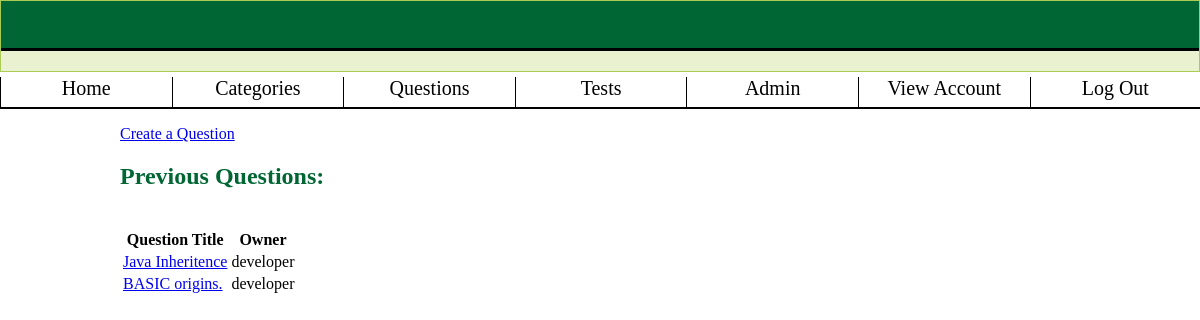
Screenshot of /?controller=questions (signed in) with the database file from the repository.
### tables this page shows
CREATE TABLE `questions` (
  `q_id` int(11) unsigned NOT NULL AUTO_INCREMENT,
  `type` int(3) unsigned NOT NULL,
  `title` varchar(60) NOT NULL,
  `question` text,
  `answer` text,
  `choice_1` varchar(60) DEFAULT NULL,
  `choice_2` varchar(60) DEFAULT NULL,
  `choice_3` varchar(60) DEFAULT NULL,
  `owner` varchar(30) NOT NULL,
  `cat_id` int(11) unsigned NOT NULL,
  `visible` int(2) NOT NULL,
  `permitted` text,
  PRIMARY KEY (`q_id`)
);

### controllers/questions_controller.php (called while the page is built, shortened)
<?php
class QuestionsController {
    public function index() {
        require_once('models/view_questions_db_communicator.php');
		$questions = ViewQuestionsDbCommunicator::getAllQuestions();
        require_once('views/questions/index.php');
    }
}
?>

### index.php (called while the page is built, shortened)
<?php
require_once('views/layout.php');
?>

### models/view_questions_db_communicator.php (called while the page is built, shortened)
<?php
class ViewQuestionsDbCommunicator {
    public static function getAllQuestions() {
		$db = Db::getInstance();
		$userQuery = $db->prepare('SELECT q_id, title, owner FROM questions');
        $userQuery->execute();
        $questions = $userQuery->fetchAll(PDO::FETCH_ASSOC);
        return $questions;
	}
}
?>

### views/questions/index.php (the view, shortened to what this page needs)
<div class="createQuestionPage">
	<a href="?controller=questions&action=create">Create a Question</a>
	<h2>Previous Questions:</h2><br/>
	<table>
		<tr>
			<th>Question Title</th>
			<th>Owner</th>
		</tr>
		<?php
		foreach ($questions as $row) {
			echo "<tr>";
			echo "<td>";
			printTitle($row);
			echo "</td>";
			echo "<td>";
			echo $row['owner'];
			echo "</td>";
			echo "</tr>";
		}
		function printTitle($row) {
			$url = "?controller=questions&action=viewQuestion&questionId=" . $row['q_id'];
			$title = $row['title'];
			echo "<a href=$url>$title</a>";
		}
		?>
	</table>
</div>

### styles/site.css (style rules this page uses)
body { margin: 0; }
h2 { color: #006633; }

### rows the page displays
questions: title "Java Inheritence", owner "developer"
questions: title "BASIC origins.", owner "developer"
